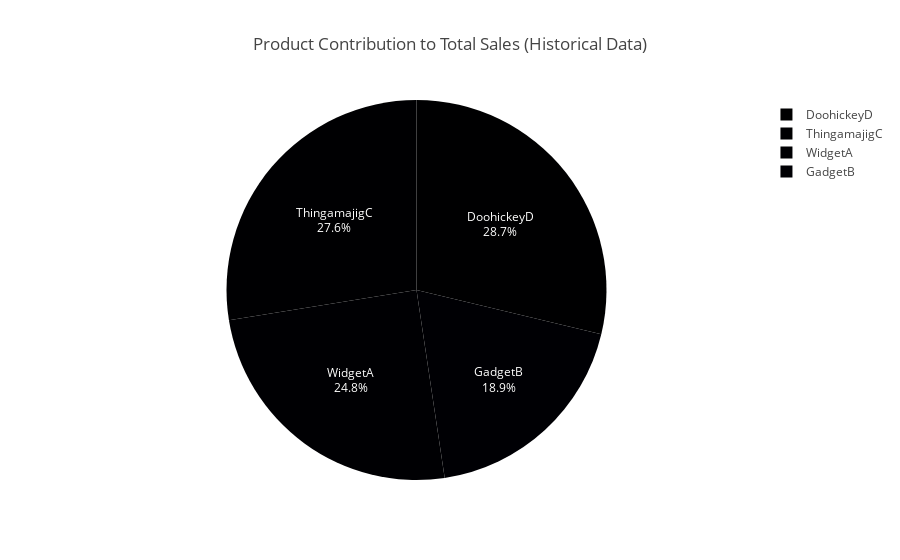
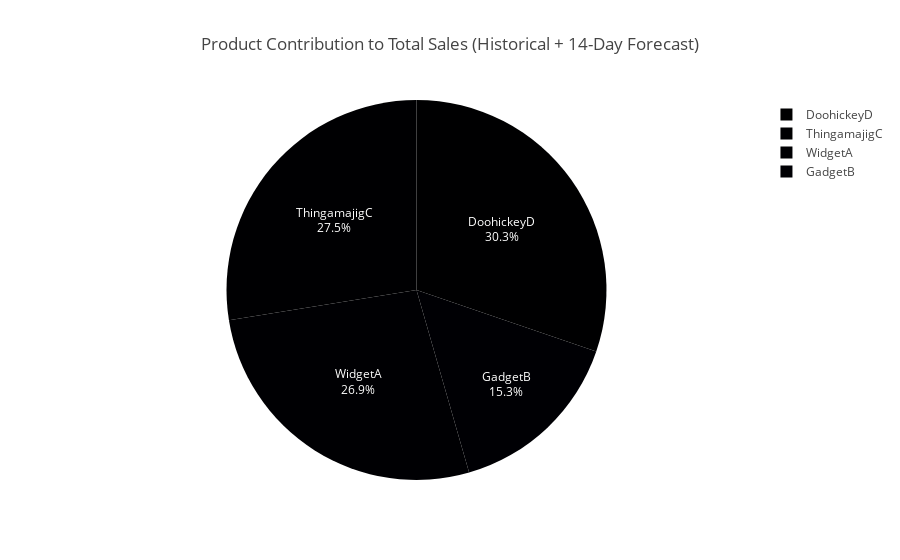

The cell these charts' notebook holds for them, in order:
### Code cell
# 4. Create Interactive Pie Charts for Product Contribution
# =======================
import plotly.graph_objects as go

# Calculate total sales quantity per product
product_totals = df_clean.groupby('product_name')['quantity_sold'].sum()

# Create interactive pie chart for historical sales contribution
fig1 = go.Figure(data=[go.Pie(
    labels=product_totals.index, 
    values=product_totals.values,
    hovertemplate='<b>%{label}</b><br>' +
                  'Quantity: %{value}<br>' +
                  'Percentage: %{percent}<br>' +
                  '<extra></extra>',
    textinfo='label+percent',
    textposition='auto'
)])

fig1.update_layout(
    title="Product Contribution to Total Sales (Historical Data)",
    title_x=0.5,
    font=dict(size=12),
    showlegend=True
)

# Save as HTML for interactivity
fig1.write_html("../output_forecasts/product_contribution_historical.html")
fig1.show()

# Create pie chart with future predictions (using moving average forecast)
future_totals = {}
for product in df_clean['product_name'].unique():
    historical_total = product_totals[product]
    # Get 14-day forecast total from moving average
    df_product = df_clean[df_clean['product_name'] == product].copy()
    window_size = min(7, len(df_product))
    moving_avg = df_product['quantity_sold'].rolling(window=window_size, min_periods=1).mean().iloc[-1]
    if pd.isna(moving_avg):
        moving_avg = df_product['quantity_sold'].mean()
    
    future_14_days = moving_avg * 14  # 14 days of future sales
    future_totals[product] = historical_total + future_14_days

# Create interactive pie chart with forecast
fig2 = go.Figure(data=[go.Pie(
    labels=list(future_totals.keys()), 
    values=list(future_totals.values()),
    hovertemplate='<b>%{label}</b><br>' +
                  'Total Quantity (Historical + Forecast): %{value:.1f}<br>' +
                  'Percentage: %{percent}<br>' +
                  '<extra></extra>',
    textinfo='label+percent',
    textposition='auto'
)])

fig2.update_layout(
    title="Product Contribution to Total Sales (Historical + 14-Day Forecast)",
    title_x=0.5,
    font=dict(size=12),
    showlegend=True
)

# Save as HTML for interactivity
fig2.write_html("../output_forecasts/product_contribution_with_forecast.html")
fig2.show()

# Print the numerical breakdown
print("\n📊 Product Sales Summary:")
print("=" * 50)
print("Historical Sales Quantities:")
for product, total in product_totals.items():
    percentage = (total / product_totals.sum()) * 100
    print(f"{product}: {total:.0f} units ({percentage:.1f}%)")

print("\nWith 14-Day Forecast:")
total_with_forecast = sum(future_totals.values())
for product, total in future_totals.items():
    percentage = (total / total_with_forecast) * 100
    print(f"{product}: {total:.0f} units ({percentage:.1f}%)")

### Figure 1 — Plotly figure (JSON) as saved in the notebook; plotly's stock layout.template omitted (floating-point values rounded to 4 significant figures)
{"data": [{"hovertemplate": "<b>%{label}</b><br>Quantity: %{value}<br>Percentage: %{percent}<br><extra></extra>", "labels": ["DoohickeyD", "GadgetB", "ThingamajigC", "WidgetA"], "textinfo": "label+percent", "textposition": "auto", "type": "pie", "values": [315.0, 207.0, 302.0, 272.0]}], "layout": {"font": {"size": 12}, "showlegend": true, "title": {"text": "Product Contribution to Total Sales (Historical Data)", "x": 0.5}}}

### Figure 2 — Plotly figure (JSON) as saved in the notebook; plotly's stock layout.template omitted (floating-point values rounded to 4 significant figures)
{"data": [{"hovertemplate": "<b>%{label}</b><br>Total Quantity (Historical + Forecast): %{value:.1f}<br>Percentage: %{percent}<br><extra></extra>", "labels": ["DoohickeyD", "GadgetB", "ThingamajigC", "WidgetA"], "textinfo": "label+percent", "textposition": "auto", "type": "pie", "values": [481, 243, 438, 428]}], "layout": {"font": {"size": 12}, "showlegend": true, "title": {"text": "Product Contribution to Total Sales (Historical + 14-Day Forecast)", "x": 0.5}}}
